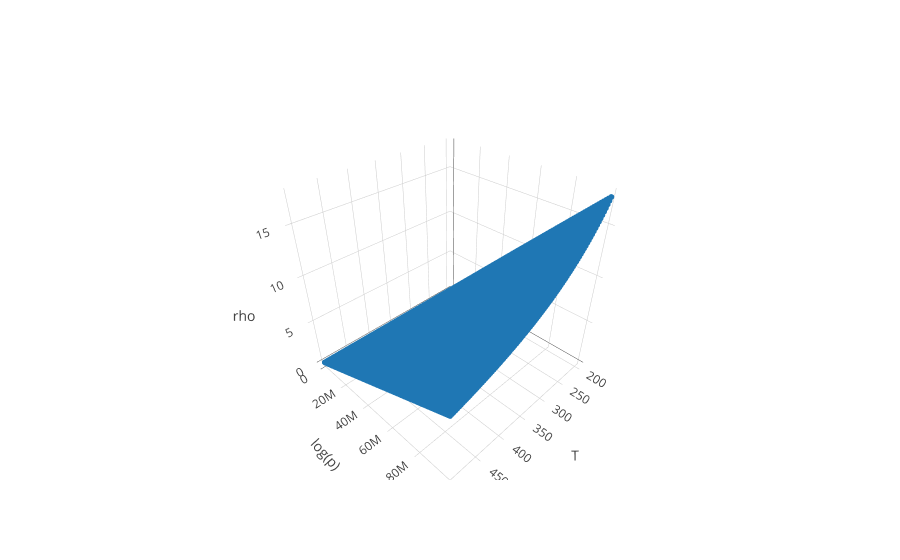

Notebook source saved alongside this figure:
### Code cell
py.iplot(fig)

### Figure 1 — Plotly figure (JSON) as saved in the notebook; plotly's stock layout.template omitted (floating-point values rounded to 4 significant figures; data arrays with more than 128 entries replaced by an {"elided": "..."} marker saying what was removed)
{"data": [{"marker": {"size": 2}, "mode": "markers", "surfacecolor": "green", "type": "scatter3d", "uid": "f468640c-5c6d-4b7a-ac0d-5417c9a3e13c", "x": {"elided": "10000 float values"}, "y": {"elided": "10000 float values"}, "z": {"elided": "10000 float values"}}], "layout": {"scene": {"xaxis": {"title": {"text": "T"}}, "yaxis": {"title": {"text": "log(p)"}}, "zaxis": {"title": {"text": "rho"}}}}}
